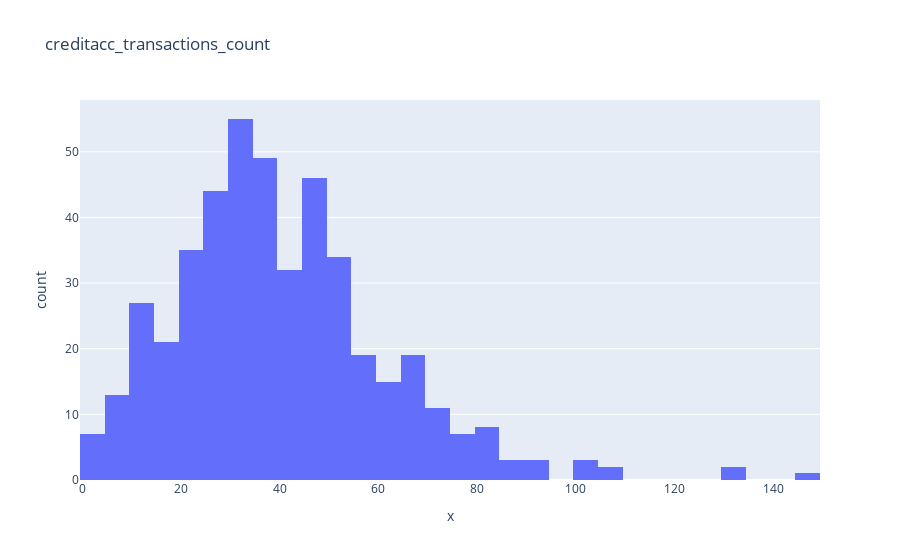
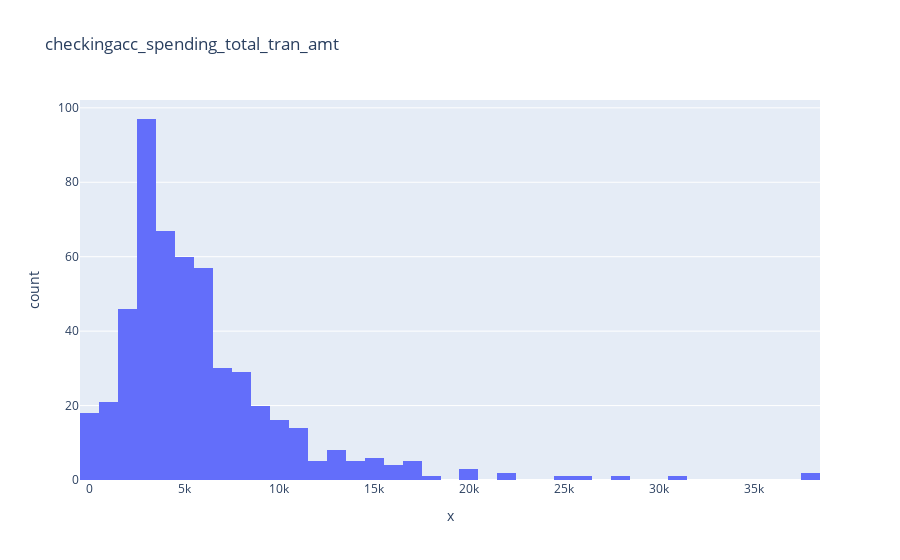
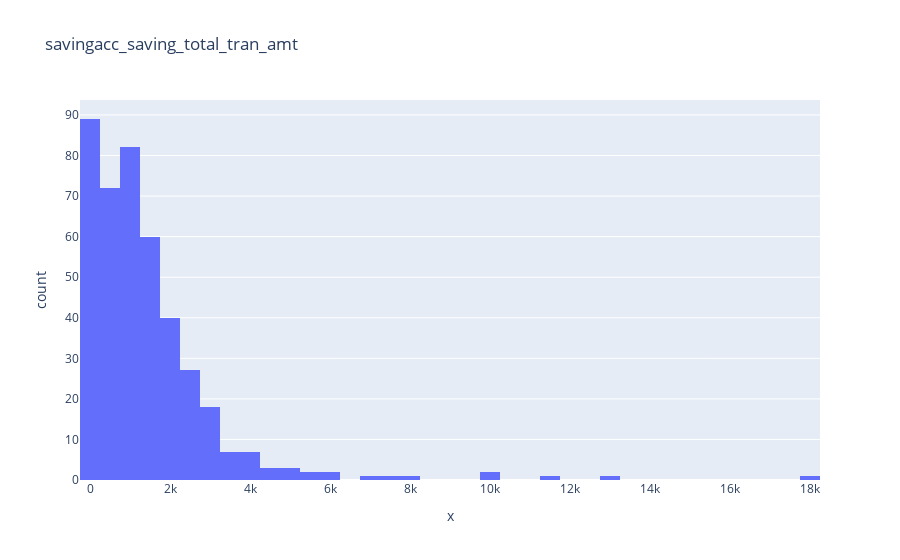

The notebook cell saved with these charts, in order:
### Markdown cell above
## Exploring the Prepared/Engineered Data

### Code cell
# Plot transaction data grouped by customer

df=customerTransactions # Put name of dataframe variable here
@interact_manual #decorator
def exploreHistogram(x=list(df.select_dtypes('number').columns)):
    fig = px.histogram(x=df[x],title=x)
    fig.show()

### Figure 1 — Plotly figure (JSON) as saved in the notebook; plotly's stock layout.template omitted (floating-point values rounded to 4 significant figures; data arrays with more than 128 entries replaced by an {"elided": "..."} marker saying what was removed)
{"data": [{"alignmentgroup": "True", "bingroup": "x", "hovertemplate": "x=%{x}<br>count=%{y}<extra></extra>", "legendgroup": "", "marker": {"color": "#636efa", "pattern": {"shape": ""}}, "name": "", "offsetgroup": "", "orientation": "v", "showlegend": false, "type": "histogram", "x": {"elided": "663 int values"}, "xaxis": "x", "yaxis": "y"}], "layout": {"barmode": "relative", "legend": {"tracegroupgap": 0}, "title": {"text": "creditacc_transactions_count"}, "xaxis": {"anchor": "y", "domain": [0, 1], "title": {"text": "x"}}, "yaxis": {"anchor": "x", "domain": [0, 1], "title": {"text": "count"}}}}

### Figure 2 — Plotly figure (JSON) as saved in the notebook; plotly's stock layout.template omitted (floating-point values rounded to 4 significant figures; data arrays with more than 128 entries replaced by an {"elided": "..."} marker saying what was removed)
{"data": [{"alignmentgroup": "True", "bingroup": "x", "hovertemplate": "x=%{x}<br>count=%{y}<extra></extra>", "legendgroup": "", "marker": {"color": "#636efa", "pattern": {"shape": ""}}, "name": "", "offsetgroup": "", "orientation": "v", "showlegend": false, "type": "histogram", "x": {"elided": "663 float values"}, "xaxis": "x", "yaxis": "y"}], "layout": {"barmode": "relative", "legend": {"tracegroupgap": 0}, "title": {"text": "checkingacc_spending_total_tran_amt"}, "xaxis": {"anchor": "y", "domain": [0, 1], "title": {"text": "x"}}, "yaxis": {"anchor": "x", "domain": [0, 1], "title": {"text": "count"}}}}

### Figure 3 — Plotly figure (JSON) as saved in the notebook; plotly's stock layout.template omitted (floating-point values rounded to 4 significant figures; data arrays with more than 128 entries replaced by an {"elided": "..."} marker saying what was removed)
{"data": [{"alignmentgroup": "True", "bingroup": "x", "hovertemplate": "x=%{x}<br>count=%{y}<extra></extra>", "legendgroup": "", "marker": {"color": "#636efa", "pattern": {"shape": ""}}, "name": "", "offsetgroup": "", "orientation": "v", "showlegend": false, "type": "histogram", "x": {"elided": "663 float values"}, "xaxis": "x", "yaxis": "y"}], "layout": {"barmode": "relative", "legend": {"tracegroupgap": 0}, "title": {"text": "savingacc_saving_total_tran_amt"}, "xaxis": {"anchor": "y", "domain": [0, 1], "title": {"text": "x"}}, "yaxis": {"anchor": "x", "domain": [0, 1], "title": {"text": "count"}}}}
